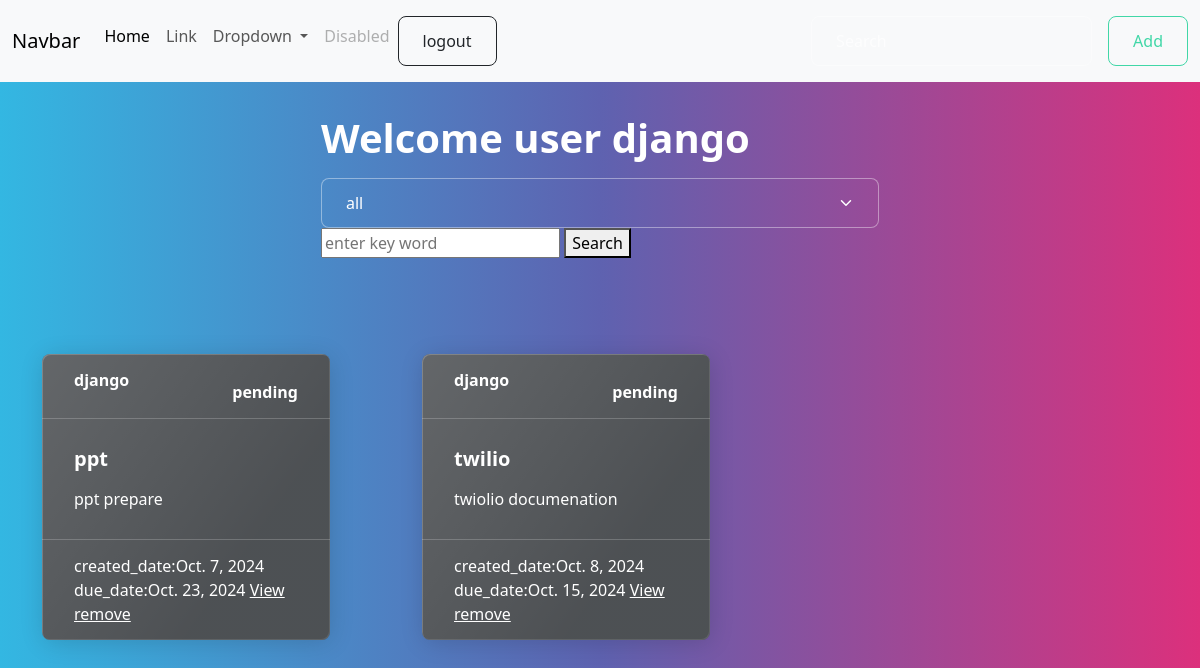
The app's page /tasks/all/ (signed in), older data.
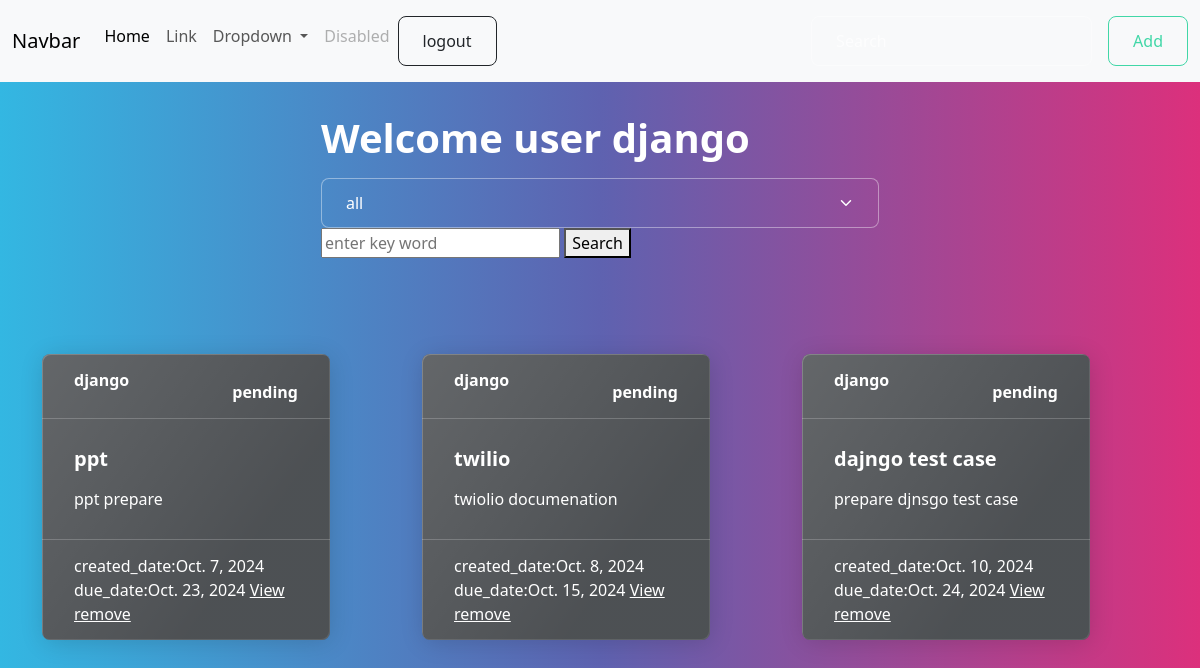
The same page, newer data.
### notes/models.py (models this page shows, shortened)
class Task(models.Model):
    title=models.CharField(max_length=200)
    description=models.TextField()
    created_date=models.DateTimeField(auto_now_add=True)
    due_date=models.DateTimeField(null=True)
    category_choices=(
        ("personal","personal"),
        ("business","business")
    )
    category=models.CharField(max_length=200,choices=category_choices,default="personal")
    status_choices=(
        ("pending","pending"),
        ("in-progress","in-progress"),
        ("done","done")
    )
    status=models.CharField(max_length=200,choices=status_choices,default="pending")
    user=models.ForeignKey(User,on_delete=models.CASCADE)

### notes/views.py (the view)
# urls.py: path("tasks/all/",views.TaskListView.as_view(),name="task-list"),
@method_decorator(decs,name="dispatch")
class TaskListView(View):
    def get(self,request,*args,**kwargs):
       search_text=request.GET.get("search_text")
       selected_category=request.GET.get("category","all")
       if selected_category =="all":
           qs=Task.objects.filter(user=request.user)
       else:
           qs=Task.objects.filter(category=selected_category,user=request.user)
       if search_text!=None:
           qs=Task.objects.filter(user=request.user)
           qs=qs.filter(Q(title__icontains=search_text)|Q(description__icontains=search_text))
       return render(request,"task_list.html",{"tasks":qs,"selected":selected_category})

### notes/templates/task_list.html (shortened to what this page needs)
{%extends 'base.html'%}
{%block main_block%}
<div class="container my-3">
    <div class="w-50 mx-auto">
        <h1>Welcome user {{request.user}}</h1>
       <form action="">
            <select name="category" id="" class="form-select" onchange="this.form.submit()">
                <option value="all" {%if selected == 'all'%} selected {%endif%}>all</option>
            </select>
       </form>
       <form action="{%url 'task-list'%}">
            <input type="text" placeholder="enter key word" name="search_text">
            <button type="submit">Search</button>
       </form>
    </div>
</div>
<div class="container mt-5">
    <div class="row">
        {%for t in tasks%}
        <div class="col-4">
            <div class="card text-bg-dark mb-3" style="max-width: 18rem;">
                <div class="card-header d-flex justify-content-between">
                    <div> {{t.user}} </div>
                    <div>
                         {{t.status}}
                        </div>
                </div>
                <div class="card-body">
                    <h5 class="card-title">{{t.title}}</h5>
                    <p class="card-text">{{t.description}}</p>
                </div>
                <div class="card-footer text-body-white">
                    created_date:{{t.created_date|date}}
                    due_date:{{t.due_date|date}}
                    <a href="{%url 'task-update' t.id %}">View</a>
                    <a href="{%url 'task-delete' t.id%}">remove</a>
                </div>
            </div>
        </div>
        {%endfor%}
    </div>
</div>
{%endblock%}

### notes/templates/base.html (shortened to what this page needs)
{%load static%}
<!DOCTYPE html>
<html lang="en">
<head>
    <link rel="stylesheet" href="{%static 'notes/css/bootstrap.min.css'%}">
</head>
<body>
    <nav class="navbar navbar-expand-lg bg-body-tertiary">
        <div class="container-fluid">
          <a class="navbar-brand" href="#">Navbar</a>
          <div class="collapse navbar-collapse" id="navbarSupportedContent">
            <ul class="navbar-nav me-auto mb-2 mb-lg-0">
              <li class="nav-item">
                <a class="nav-link active" aria-current="page" href="#">Home</a>
              </li>
              <li class="nav-item">
                <a class="nav-link" href="#">Link</a>
              </li>
              <li class="nav-item dropdown">
                <a class="nav-link dropdown-toggle" href="#" role="button" data-bs-toggle="dropdown" aria-expanded="false">
                  Dropdown
                </a>
              </li>
              <li class="nav-item">
                <a class="nav-link disabled" aria-disabled="true">Disabled</a>
              </li>
              <li>
                <a href="{%url 'signout'%}" class="btn btn-outline-dark">logout</a>
              </li>
            </ul>
            <form class="d-flex" role="search">
              <input class="form-control me-2" type="search" placeholder="Search" aria-label="Search">
              <a href="{%url 'task-add'%}" class="btn btn-outline-success" type="submit">Add</a>
            </form>
          </div>
        </div>
      </nav>
    {%block main_block%}
    {%endblock%}
</body>
</html>

Row changes from the older to the newer data that the page shows:
added Task: user "django", status "pending", title "dajngo test case", description "prepare djnsgo test case", created_date "Oct. 10, 2024", due_date "Oct. 24, 2024"
